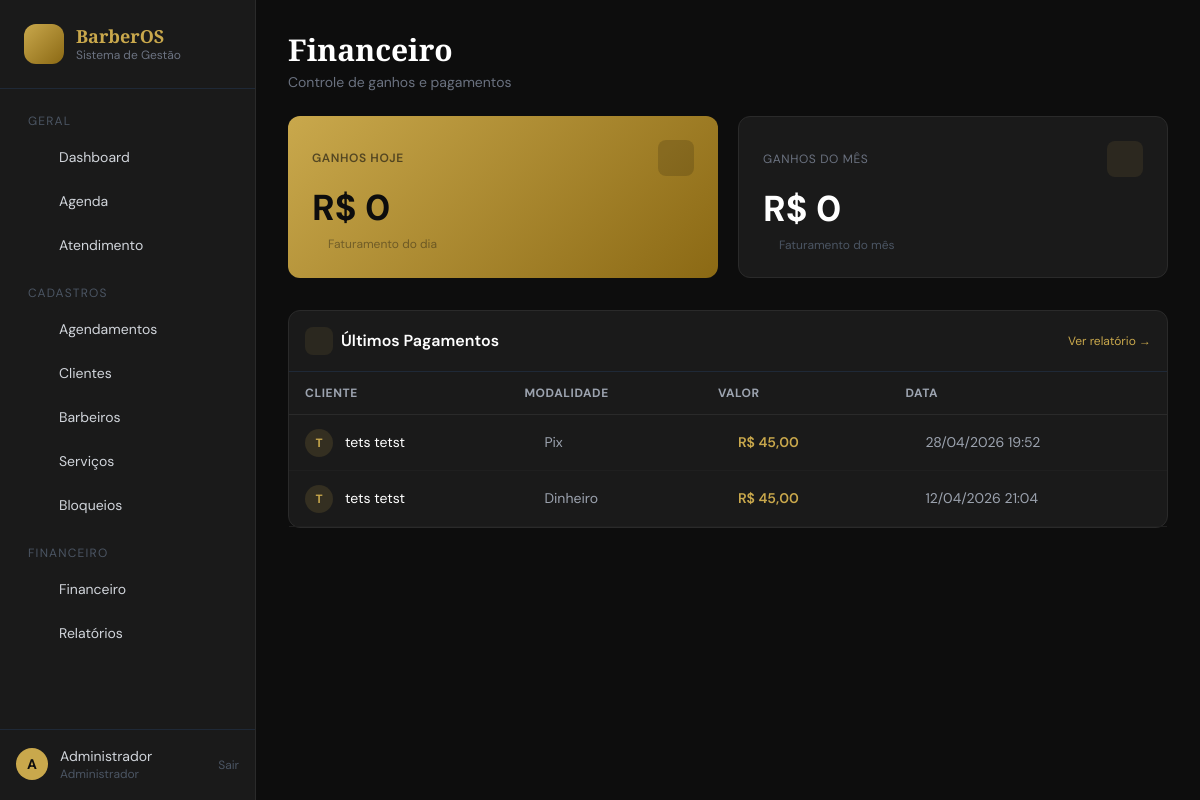
/financeiro/ (signed in), run on the app's committed database.
### core/models.py (models this page shows, shortened)
class Usuario(AbstractUser):
    TIPO_CHOICES = [
        ('admin', 'Administrador'),
        ('cliente', 'Cliente'),
        ('barbeiro', 'Barbeiro'),
    ]
    tipo = models.CharField(max_length=10, choices=TIPO_CHOICES, default='cliente')
    telefone = models.CharField(max_length=20, blank=True)
    class Meta:
        verbose_name = 'Usuário'
        verbose_name_plural = 'Usuários'

### financeiro/models.py (models this page shows, shortened)
class Pagamento(models.Model):
    MODALIDADE_CHOICES = [
        ('pix', 'Pix'),
        ('credito', 'Crédito'),
        ('debito', 'Débito'),
        ('dinheiro', 'Dinheiro'),
    ]
    agendamento = models.OneToOneField(Agendamento, on_delete=models.CASCADE, related_name='pagamento')
    modalidade = models.CharField(max_length=10, choices=MODALIDADE_CHOICES)
    valor = models.DecimalField(max_digits=8, decimal_places=2)
    pago_em = models.DateTimeField(auto_now_add=True)
    class Meta:
        verbose_name = 'Pagamento'
        verbose_name_plural = 'Pagamentos'

### agendamento/models.py (models this page shows, shortened)
class Agendamento(models.Model):
    STATUS_CHOICES = [
        ('pendente', 'Pendente'),
        ('confirmado', 'Confirmado'),
        ('cancelado', 'Cancelado'),
        ('concluido', 'Concluído'),
    ]
    cliente = models.ForeignKey(Usuario, on_delete=models.CASCADE, related_name='agendamentos', limit_choices_to={'tipo': 'cliente'})
    servico = models.ForeignKey(Servico, on_delete=models.CASCADE)
    barbeiro = models.ForeignKey(Barbeiro, on_delete=models.CASCADE)
    data = models.DateField()
    horario = models.TimeField()
    preco = models.DecimalField(max_digits=8, decimal_places=2)
    status = models.CharField(max_length=15, choices=STATUS_CHOICES, default='pendente')
    observacao = models.TextField(blank=True)
    criado_em = models.DateTimeField(auto_now_add=True)
    atualizado_em = models.DateTimeField(auto_now=True)
    class Meta:
        verbose_name = 'Agendamento'
        verbose_name_plural = 'Agendamentos'
        ordering = ['data', 'horario']

### financeiro/views.py (the view)
# urls.py: path('', views.financeiro_dashboard, name='financeiro_dashboard'),
@somente_admin
def financeiro_dashboard(request):
    hoje = datetime.date.today()
    mes_inicio = hoje.replace(day=1)
    concluidos = Agendamento.objects.filter(status='concluido')
    ganhos_hoje = concluidos.filter(data=hoje).aggregate(total=Sum('preco'))['total'] or 0
    ganhos_mes = concluidos.filter(data__gte=mes_inicio).aggregate(total=Sum('preco'))['total'] or 0
    sem_pagamento = concluidos.filter(pagamento__isnull=True)
    pagamentos = Pagamento.objects.select_related('agendamento__cliente', 'agendamento__barbeiro').order_by('-pago_em')[:10]
    return render(request, 'financeiro/dashboard.html', {
        'ganhos_hoje': ganhos_hoje,
        'ganhos_mes': ganhos_mes,
        'sem_pagamento': sem_pagamento,
        'pagamentos': pagamentos,
    })

### templates/financeiro/dashboard.html (shortened to what this page needs)
{% extends 'base.html' %}
{% block content %}
<div class="mb-6">
  <h2 class="font-display text-3xl font-bold text-white">Financeiro</h2>
  <p class="text-gray-500 text-sm mt-1">Controle de ganhos e pagamentos</p>
</div>
<div class="grid grid-cols-2 gap-5 mb-8">
  <div class="card-gold p-6 rounded-xl">
    <div class="flex items-center justify-between mb-3">
      <p class="text-xs uppercase tracking-wider font-semibold" style="color:#0D0D0D;opacity:0.6">Ganhos Hoje</p>
      <div class="w-9 h-9 rounded-lg flex items-center justify-center" style="background:rgba(0,0,0,0.15)">
        <i data-lucide="sun" class="w-4 h-4" style="color:#0D0D0D;opacity:0.7"></i>
      </div>
    </div>
    <p class="text-4xl font-bold" style="color:#0D0D0D">R$ {{ ganhos_hoje }}</p>
    <p class="text-xs mt-2 flex items-center gap-1" style="color:#0D0D0D;opacity:0.4">
      <i data-lucide="trending-up" class="w-3 h-3"></i> Faturamento do dia
    </p>
  </div>
  <div class="card p-6">
    <div class="flex items-center justify-between mb-3">
      <p class="text-xs uppercase tracking-wider text-gray-500">Ganhos do Mês</p>
      <div class="w-9 h-9 rounded-lg flex items-center justify-center" style="background:rgba(201,168,76,0.1)">
        <i data-lucide="calendar" class="w-4 h-4" style="color:#C9A84C"></i>
      </div>
    </div>
    <p class="text-4xl font-bold text-white">R$ {{ ganhos_mes }}</p>
    <p class="text-xs mt-2 flex items-center gap-1 text-gray-600">
      <i data-lucide="trending-up" class="w-3 h-3"></i> Faturamento do mês
    </p>
  </div>
</div>
<div class="card">
  <div class="p-4 border-b border-gray-800 flex items-center justify-between">
    <h3 class="font-semibold text-white flex items-center gap-2">
      <div class="w-7 h-7 rounded-lg flex items-center justify-center" style="background:rgba(201,168,76,0.1)">
        <i data-lucide="receipt" class="w-4 h-4" style="color:#C9A84C"></i>
      </div>
      Últimos Pagamentos
    </h3>
    <a href="{% url 'relatorio' %}" class="text-xs flex items-center gap-1" style="color:#C9A84C">
      <i data-lucide="bar-chart-2" class="w-3.5 h-3.5"></i> Ver relatório →
    </a>
  </div>
  <table>
    <thead>
      <tr>
        <th>Cliente</th>
        <th>Modalidade</th>
        <th>Valor</th>
        <th>Data</th>
      </tr>
    </thead>
    <tbody>
      {% for p in pagamentos %}
      <tr>
        <td>
          <div class="flex items-center gap-3">
            <div class="w-7 h-7 rounded-full flex items-center justify-center text-xs font-bold flex-shrink-0"
                 style="background:rgba(201,168,76,0.15);color:#C9A84C">
              {{ p.agendamento.cliente.first_name|default:p.agendamento.cliente.username|first|upper }}
            </div>
            <span class="text-white">{{ p.agendamento.cliente.get_full_name|default:p.agendamento.cliente.username }}</span>
          </div>
        </td>
        <td>
          <div class="flex items-center gap-1.5 text-gray-400">
            {% if p.modalidade == 'pix' %}
              <i data-lucide="zap" class="w-3.5 h-3.5" style="color:#C9A84C;opacity:0.6"></i>
            {% elif p.modalidade == 'credito' %}
              <i data-lucide="credit-card" class="w-3.5 h-3.5" style="color:#C9A84C;opacity:0.6"></i>
            {% elif p.modalidade == 'debito' %}
              <i data-lucide="credit-card" class="w-3.5 h-3.5" style="color:#C9A84C;opacity:0.6"></i>
            {% else %}
              <i data-lucide="banknote" class="w-3.5 h-3.5" style="color:#C9A84C;opacity:0.6"></i>
            {% endif %}
            {{ p.get_modalidade_display }}
          </div>
        </td>
        <td>
          <div class="flex items-center gap-1.5 font-semibold" style="color:#C9A84C">
            <i data-lucide="tag" class="w-3.5 h-3.5" style="opacity:0.6"></i>
            R$ {{ p.valor }}
          </div>
        </td>
        <td>
          <div class="flex items-center gap-1.5 text-gray-400">
            <i data-lucide="calendar" class="w-3.5 h-3.5" style="color:#C9A84C;opacity:0.6"></i>
            {{ p.pago_em|date:"d/m/Y H:i" }}
          </div>
        </td>
      </tr>
      {% endfor %}
    </tbody>
  </table>
</div>
{% endblock %}

### templates/base.html (shortened to what this page needs)
<!DOCTYPE html>
<html lang="pt-BR">
<head>
  <script src="https://cdn.tailwindcss.com"></script>
</head>
<body class="min-h-screen flex">
  <aside class="sidebar w-64 min-h-screen flex flex-col fixed left-0 top-0 z-30">
    <div class="p-6 border-b border-gray-800">
      <div class="flex items-center gap-3">
        <div class="w-10 h-10 rounded-xl flex items-center justify-center" style="background:linear-gradient(135deg,#C9A84C,#8B6914)">
          <i data-lucide="scissors" class="w-5 h-5" style="color:#0D0D0D"></i>
          </div>
          <div>
          <h1 class="font-display font-bold text-lg leading-tight" style="color:#C9A84C">BarberOS</h1>
          <p class="text-xs text-gray-500">Sistema de Gestão</p>
        </div>
      </div>
    </div>
    <nav class="sidebar-nav p-4 space-y-1" style="flex:1; max-height: calc(100vh - 160px);">
      {% if request.user.tipo == 'cliente' %}
        <p class="text-xs text-gray-600 uppercase tracking-widest px-3 pt-2 pb-1">Minha Área</p>
        <a href="{% url 'cliente_portal' %}" class="nav-link flex items-center gap-3 px-3 py-2.5 rounded-lg text-sm text-gray-300">
          <i data-lucide="home" class="w-4 h-4" style="color:#C9A84C"></i> Início
        </a>
        <a href="{% url 'cliente_perfil' %}" class="nav-link flex items-center gap-3 px-3 py-2.5 rounded-lg text-sm text-gray-300">
          <i data-lucide="user-circle" class="w-4 h-4" style="color:#C9A84C"></i> Meu Perfil
        </a>
        <a href="{% url 'cliente_agendar' %}" class="nav-link flex items-center gap-3 px-3 py-2.5 rounded-lg text-sm text-gray-300">
          <i data-lucide="calendar-plus" class="w-4 h-4" style="color:#C9A84C"></i> Fazer Agendamento
        </a>
        <a href="{% url 'cliente_horarios' %}" class="nav-link flex items-center gap-3 px-3 py-2.5 rounded-lg text-sm text-gray-300">
          <i data-lucide="clock" class="w-4 h-4" style="color:#C9A84C"></i> Horários Disponíveis
        </a>
        <a href="{% url 'cliente_historico' %}" class="nav-link flex items-center gap-3 px-3 py-2.5 rounded-lg text-sm text-gray-300">
          <i data-lucide="scroll-text" class="w-4 h-4" style="color:#C9A84C"></i> Meu Histórico
        </a>
      {% else %}
        <p class="text-xs text-gray-600 uppercase tracking-widest px-3 pt-2 pb-1">Geral</p>
        <a href="{% url 'dashboard' %}" class="nav-link flex items-center gap-3 px-3 py-2.5 rounded-lg text-sm text-gray-300 {% if request.resolver_match.url_name == 'dashboard' %}active{% endif %}">
          <i data-lucide="layout-dashboard" class="w-4 h-4" style="color:#C9A84C"></i> Dashboard
        </a>
        <a href="{% url 'agenda' %}" class="nav-link flex items-center gap-3 px-3 py-2.5 rounded-lg text-sm text-gray-300">
          <i data-lucide="calendar-days" class="w-4 h-4" style="color:#C9A84C"></i> Agenda
        </a>
        <a href="{% url 'atendimento_list' %}" class="nav-link flex items-center gap-3 px-3 py-2.5 rounded-lg text-sm text-gray-300">
          <i data-lucide="zap" class="w-4 h-4" style="color:#C9A84C"></i> Atendimento
        </a>
        <p class="text-xs text-gray-600 uppercase tracking-widest px-3 pt-4 pb-1">Cadastros</p>
        <a href="{% url 'agendamento_list' %}" class="nav-link flex items-center gap-3 px-3 py-2.5 rounded-lg text-sm text-gray-300">
          <i data-lucide="clipboard-list" class="w-4 h-4" style="color:#C9A84C"></i> Agendamentos
        </a>
        <a href="{% url 'cliente_list' %}" class="nav-link flex items-center gap-3 px-3 py-2.5 rounded-lg text-sm text-gray-300">
          <i data-lucide="users" class="w-4 h-4" style="color:#C9A84C"></i> Clientes
        </a>
        <a href="{% url 'barbeiro_list' %}" class="nav-link flex items-center gap-3 px-3 py-2.5 rounded-lg text-sm text-gray-300">
          <i data-lucide="scissors" class="w-4 h-4" style="color:#C9A84C"></i> Barbeiros
        </a>
        <a href="{% url 'servico_list' %}" class="nav-link flex items-center gap-3 px-3 py-2.5 rounded-lg text-sm text-gray-300">
          <i data-lucide="sparkles" class="w-4 h-4" style="color:#C9A84C"></i> Serviços
        </a>
        <a href="{% url 'horario_bloqueado_list' %}" class="nav-link flex items-center gap-3 px-3 py-2.5 rounded-lg text-sm text-gray-300">
          <i data-lucide="ban" class="w-4 h-4" style="color:#C9A84C"></i> Bloqueios
        </a>
        <p class="text-xs text-gray-600 uppercase tracking-widest px-3 pt-4 pb-1">Financeiro</p>
        <a href="{% url 'financeiro_dashboard' %}" class="nav-link flex items-center gap-3 px-3 py-2.5 rounded-lg text-sm text-gray-300">
          <i data-lucide="wallet" class="w-4 h-4" style="color:#C9A84C"></i> Financeiro
        </a>
        <a href="{% url 'relatorio' %}" class="nav-link flex items-center gap-3 px-3 py-2.5 rounded-lg text-sm text-gray-300">
          <i data-lucide="bar-chart-2" class="w-4 h-4" style="color:#C9A84C"></i> Relatórios
        </a>
      {% endif %}
    </nav>
    <div class="p-4 border-t border-gray-800">
      <div class="flex items-center gap-3">
        <div class="w-8 h-8 rounded-full flex items-center justify-center text-sm font-bold" style="background:#C9A84C;color:#0D0D0D">
          {{ request.user.first_name|default:request.user.username|first|upper }}
        </div>
        <div class="flex-1 min-w-0">
          <p class="text-sm text-gray-300 truncate">{{ request.user.get_full_name|default:request.user.username }}</p>
          <p class="text-xs text-gray-600">{{ request.user.get_tipo_display|default:"Admin" }}</p>
        </div>
        <form method="post" action="{% url 'logout' %}">
          <button type="submit" class="text-gray-600 hover:text-gray-400 text-xs bg-transparent border-0 cursor-pointer p-0">Sair</button>
        </form>
      </div>
    </div>
  </aside>
  <main class="flex-1 ml-64 min-h-screen">
    <div class="p-8">
      {% block content %}{% endblock %}
    </div>
  </main>
</body>
</html>

### templates/base.html (style rules this page uses)
* { font-family: 'DM Sans', sans-serif; }
.font-display { font-family: 'Playfair Display', serif; }
:root { --gold: #C9A84C; --gold-light: #E8C97A; --dark: #0D0D0D; --dark-2: #1A1A1A; --dark-3: #252525; }
body { background-color: var(--dark); color: #E8E8E8; }
.sidebar { background: var(--dark-2); border-right: 1px solid #2a2a2a; }
.nav-link { transition: all 0.2s; }
.nav-link { border-left: 3px solid transparent; }
.card { background: var(--dark-2); border: 1px solid #2a2a2a; border-radius: 12px; }
.card-gold { background: linear-gradient(135deg, #C9A84C 0%, #8B6914 100%); }
table { width: 100%; border-collapse: collapse; }
th { color: #9ca3af; font-size: 0.75rem; text-transform: uppercase; letter-spacing: 0.05em; padding: 0.75rem 1rem; text-align: left; border-bottom: 1px solid #2a2a2a; }
td { padding: 0.85rem 1rem; border-bottom: 1px solid #1f1f1f; font-size: 0.875rem; }
.sidebar-nav { overflow-y: auto; scrollbar-width: thin; scrollbar-color: #C9A84C #1A1A1A; }
:root { --gold: #C9A84C; --gold-dark: #8B6914; --dark: #0D0D0D; --dark-2: #1A1A1A; --dark-3: #252525; --white: #FFFFFF; --gray: #9CA3AF; }

### data on the page
Usuario: user.first_name|first "A", user.get_full_name "Administrador", user.tipo "Administrador"
Pagamento: agendamento.cliente.first_name|first "T", agendamento.cliente.get_full_name "tets tetst", modalidade "Pix", valor "45,00", pago_em "28/04/2026 19:52"
Pagamento: agendamento.cliente.first_name|first "T", agendamento.cliente.get_full_name "tets tetst", modalidade "Dinheiro", valor "45,00", pago_em "12/04/2026 21:04"

### other printed values
{{ ganhos_hoje }} "0"
{{ ganhos_mes }} "0"
